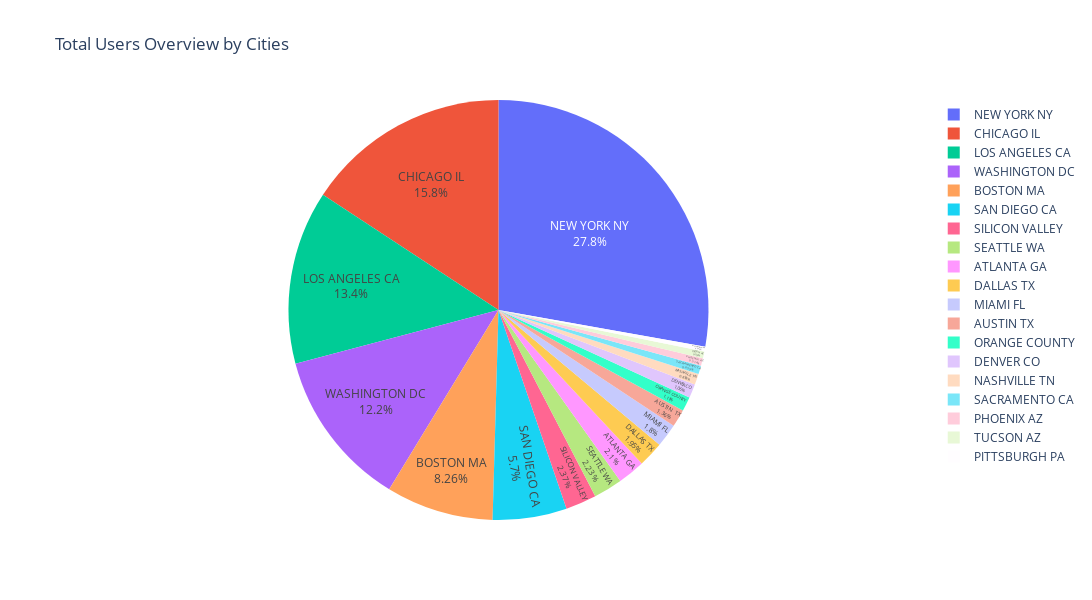

Notebook code for this chart:
### Markdown cell above
As seen from this Bar Chart; For the Yellow Cab Company, the highest number of users on a city basis are in New York, Washington and Chicago, while for the Pink Cab Company, the most are in Los Angeles, New York and San Diego.

### Code cell
data2_0 = MasterData.groupby("City").count()
fig1 = px.pie(data2_0,
                        values=data2_0.Users,
                        names=data2_0.index ,title="Total Users Overview by Cities"
                        )
fig1.update_traces(
                        textposition='inside',
                        textinfo='percent+label'
                        )
fig1.update_layout( width = 1100 , height = 600 )

### Figure 1 — Plotly figure (JSON) as saved in the notebook; plotly's stock layout.template omitted (floating-point values rounded to 4 significant figures)
{"data": [{"domain": {"x": [0, 1], "y": [0, 1]}, "hoverlabel": {"namelength": 0}, "hovertemplate": "label=%{label}<br>Users=%{value}", "labels": ["ATLANTA GA", "AUSTIN TX", "BOSTON MA", "CHICAGO IL", "DALLAS TX", "DENVER CO", "LOS ANGELES CA", "MIAMI FL", "NASHVILLE TN", "NEW YORK NY", "ORANGE COUNTY", "PHOENIX AZ", "PITTSBURGH PA", "SACRAMENTO CA", "SAN DIEGO CA", "SEATTLE WA", "SILICON VALLEY", "TUCSON AZ", "WASHINGTON DC"], "legendgroup": "", "name": "", "showlegend": true, "textinfo": "percent+label", "textposition": "inside", "type": "pie", "values": [7557, 4896, 29692, 56625, 7017, 3825, 48033, 6454, 3010, 99885, 3982, 2064, 1313, 2367, 20488, 7997, 8519, 1931, 43737]}], "layout": {"height": 600, "legend": {"tracegroupgap": 0}, "title": {"text": "Total Users Overview by Cities"}, "width": 1100}}
